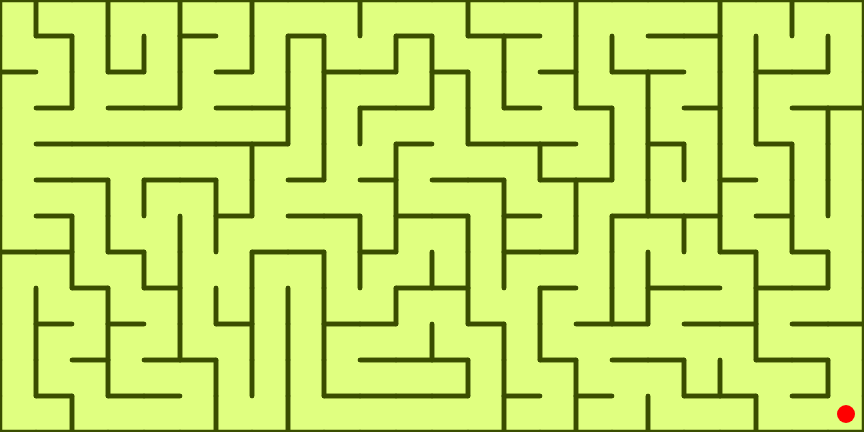
Frame 1 (no input)
Frame 60 (no input): identical to frame 1, image omitted
Frame 120 (the mouse pressed at the canvas centre since frame 60): identical to frame 1, image omitted

The p5.js sketch that drew this single still picture (run headless with seeded random() and noise() and a simulated clock; from frame 60 on, the mouse is pressed at the canvas centre):

// p5.js sketch
// ── sketch.js
var cellStack = [0];
var cols = 24;
var rows = 12;
var cellWidth = 36;
var cells = [];
var currentCell = 0;
var wallWidth = 4;

var playerPos = 0;
var posHistory = [0];

var KEY_D = 68;
var KEY_A = 65;
var KEY_W = 87;
var KEY_S = 83;

var BG_COLOR = 255;
var WALL_COLOR = 0;
var TRACK_COLOR = 200;
var TARGET_COLOR = 0;

var mg;
var pg;

function randomizeColors() {
  var hue = random(360);

  BG_COLOR = color(hue, 50, 100);
  TRACK_COLOR = color(hue, 80, 90);
  WALL_COLOR = color(hue, 100, 30);
}

function setup() {
  // dynamic fullscreen setup
  // createCanvas(window.innerWidth,window.innerHeight);
  // cols=Math.floor(width / cellWidth);
  // rows=Math.floor(height / cellWidth);

  // fixed size setup
  colorMode(HSB);
  var w = cols * cellWidth;
  var h = rows * cellWidth;

  randomizeColors();
  TARGET_COLOR = color(0, 100, 100);

  createCanvas(w, h);
  pixelDensity(1);
  mg = createGraphics(w, h);
  pg = createGraphics(w, h);

  wallWidth = cellWidth / 8;

  generateMaze();
  updatePlayerGraphics();
}

function draw() {
  image(mg, 0, 0);
  image(pg, 0, 0);

  if (keyIsPressed) {
    updatePlayerGraphics();
  }
}

function keyReleased() {
  triggeredBefore = 0;
}

function keyPressed() {
  updatePlayerGraphics();
}
var triggeredBefore;
function updatePlayerGraphics() {
  if (triggeredBefore > millis() - 150) return;

  triggeredBefore = millis();

  var px = getX(playerPos);
  var py = getY(playerPos);
  if (
    py > 0 &&
    (keyIsDown(UP_ARROW) || keyIsDown(KEY_W)) &&
    cells[playerPos].walls[0] == false
  ) {
    py -= 1;
  } else if (
    py < rows - 1 &&
    (keyIsDown(DOWN_ARROW) || keyIsDown(KEY_S)) &&
    cells[playerPos].walls[2] == false
  ) {
    py += 1;
  } else if (
    px < cols - 1 &&
    (keyIsDown(RIGHT_ARROW) || keyIsDown(KEY_D)) &&
    cells[playerPos].walls[1] == false
  ) {
    px += 1;
  } else if (
    px > 0 &&
    (keyIsDown(LEFT_ARROW) || keyIsDown(KEY_A)) &&
    cells[playerPos].walls[3] == false
  ) {
    px -= 1;
  }
  var newPos = getIndex(px, py);

  if (newPos !== playerPos) {
    playerPos = newPos;
    posHistory.push(newPos);

    if (cells[playerPos].type == "end") {
      setTimeout(function () {
        generateMaze();
      }, 300);
    }
  }

  var drawX = px * cellWidth + cellWidth / 2;
  var drawY = py * cellWidth + cellWidth / 2;

  pg.clear();

  for (var i = 0; i < posHistory.length - 1; i++) {
    pg.strokeWeight(cellWidth / 3);
    pg.stroke(TRACK_COLOR);

    var i1 = posHistory[i];
    var x1 = getX(i1) * cellWidth + cellWidth / 2;
    var y1 = getY(i1) * cellWidth + cellWidth / 2;
    var i2 = posHistory[i + 1];
    var x2 = getX(i2) * cellWidth + cellWidth / 2;
    var y2 = getY(i2) * cellWidth + cellWidth / 2;
    pg.line(x1, y1, x2, y2);
  }
  pg.strokeWeight(2);
  pg.fill(0, 255, 0);
  pg.stroke(10, 60, 10);
  pg.ellipse(drawX, drawY, cellWidth / 2);
}

function getIndex(x, y) {
  return x + y * cols;
}
function getX(i) {
  return i % cols;
}
function getY(i) {
  return Math.floor(i / cols);
}

function generateMaze() {
  playerPos = 0;
  triggeredBefore = null;
  posHistory = [0];
  randomizeColors();
  mg.clear();
  cells = [];
  currentCell = 0;
  for (var y = 0; y < rows; y++) {
    for (var x = 0; x < cols; x++) {
      var type = "default";
      if (x == 0 && y == 0) {
        type = "start";
      }
      if (x == cols - 1 && y == rows - 1) {
        type = "end";
      }
      cells.push(new Cell(x, y, cellWidth / 2, type));
    }
  }
  var countSteps = 0;
  while (typeof currentCell !== "undefined") {
    countSteps++;
    currentCell = generateMazeStep();
  }

  //console.log("MAZE GENERATED IN " + countSteps + " STEPS.");

  mg.background(BG_COLOR);
  for (var i = 0; i < cells.length; i++) {
    cells[i].draw();
  }

  updatePlayerGraphics();
}
function generateMazeStep() {
  var cc = cells[currentCell];
  cc.visited = true;
  var nextCell = selectUnvisitedNeighbor(currentCell);

  if (typeof nextCell !== "undefined") {
    cellStack.push(nextCell);
    var nc = cells[nextCell];

    nc.visited = true;
    nc.removeWallBetween(cc);
  } else {
    nextCell = cellStack.shift();
  }
  return nextCell;
}
function selectUnvisitedNeighbor(ci) {
  var neighbors = [];
  var x = getX(ci);
  var y = getY(ci);
  if (x > 0) {
    var i = getIndex(x - 1, y);
    if (!cells[i].visited) {
      neighbors.push(i);
    }
  }
  if (x < cols - 1) {
    var i = getIndex(x + 1, y);
    if (!cells[i].visited) {
      neighbors.push(i);
    }
  }

  if (y > 0) {
    var i = getIndex(x, y - 1);
    if (!cells[i].visited) {
      neighbors.push(i);
    }
  }
  if (y < rows - 1) {
    var i = getIndex(x, y + 1);
    if (!cells[i].visited) {
      neighbors.push(i);
    }
  }
  //console.log("neighbors of " + getX(currentCell) + ":" + getY(currentCell));
  //console.log(neighbors);

  return random(neighbors);
}

function Cell(x, y, r, type) {
  this.x = x;
  this.y = y;
  this.r = r;
  this.walls = [true, true, true, true];
  this.visited = false;
  this.type = type || "default";
}
Cell.prototype.draw = function () {
  var x1 = this.x * cellWidth;
  var y1 = this.y * cellWidth;
  var x2 = x1 + this.r * 2;
  var y2 = y1 + this.r * 2;

  mg.noFill();
  mg.stroke(WALL_COLOR);
  mg.strokeWeight(wallWidth);

  if (this.walls[0]) {
    // top
    mg.line(x1, y1, x2, y1);
  }
  if (this.walls[1]) {
    // right
    mg.line(x2, y1, x2, y2);
  }
  if (this.walls[2]) {
    //bottom
    mg.line(x1, y2, x2, y2);
  }
  if (this.walls[3]) {
    //left
    mg.line(x1, y1, x1, y2);
  }

  if (this.type == "end") {
    mg.noStroke();
    mg.fill(TARGET_COLOR);
    mg.ellipse(x1 + cellWidth / 2, y1 + cellWidth / 2, cellWidth / 2);
  }
};
Cell.prototype.removeWallBetween = function (other) {
  var dx = this.x - other.x;
  var dy = this.y - other.y;
  if (dx == 1 && dy == 0) {
    // remove left wall
    this.walls[3] = false;
    other.walls[1] = false;
  } else if (dx == -1 && dy == 0) {
    // remove right wall
    this.walls[1] = false;
    other.walls[3] = false;
  } else if (dy == 1 && dx == 0) {
    // remove bottom wall
    this.walls[0] = false;
    other.walls[2] = false;
  } else if (dy == -1 && dx == 0) {
    // remove top wall
    this.walls[2] = false;
    other.walls[0] = false;
  }
};

/*function solveMaze(startIndex, endIndex) {
  var visitedCells = [];
  var c = cells[startIndex];
  
  var currentIndex = startIndex;
  visitedCells.push(startIndex);
  
  var visitNeighbors = [];
  if (c.walls[0] === false && visitedCells.indexOf(currentIndex - cols) === -1 && c.y > 0) {
    visitNeighbors.push(currentIndex - cols);
  } else if (c.walls[1] === false && visitedCells.indexOf(currentIndex + 1) === -1 && c.x < col - 1) {
    visitNeighbors.push(currentIndex + 1);
  } else if (c.walls[2] === false && visitedCells.indexOf(currentIndex + cols) === -1 && c.y < rows - 1) {
    visitNeighbors.push(currentIndex + cols);
  } else if (c.walls[3] === false && visitedCells.indexOf(currentIndex - 1)) === -1 && c.x > 0) {
    visitNeighbors.push(currentIndex - 1);
  }
  
  if (visitNeighbors.length === 0) {
    console.log("dead end");
    return;
  }
  
}*/
var wasHere = [];
var correctPath = [];
function solveMaze(fromX, fromY, toX, toY) {
  for (var x = 0; x < cols; x++)
    for (var y = 0; y < rows; y++) {
      wasHere[getIndex(x, y)] = false;
    }
  correctPath = recursiveSolve([], fromX, fromY, toX, toY);
  return correctPath;
}

function recursiveSolve(pathHistory, x, y, endX, endY) {
  var ci = getIndex(x, y);
  if (wasHere[ci]) return false;
  if (x == endX && y == endY) return pathHistory;
  pathHistory.push(ci);
  wasHere[ci] = true;
  // left
  if (x > 0 && cells[getIndex(x, y)].walls[3] === false) {
    var path = recursiveSolve(pathHistory.slice(), x - 1, y, endX, endY);
    if (path) {
      return path;
    }
  }
  // right
  if (x < cols - 1 && cells[getIndex(x, y)].walls[1] === false) {
    var path = recursiveSolve(pathHistory.slice(), x + 1, y, endX, endY);
    if (path) {
      return path;
    }
  }
  // top
  if (y > 0 && cells[getIndex(x, y)].walls[0] === false) {
    var path = recursiveSolve(pathHistory.slice(), x, y - 1, endX, endY);
    if (path) {
      // Recalls method one up
      return path;
    }
  }
  // bottom
  if (y < rows - 1 && cells[getIndex(x, y)].walls[2] === false) {
    var path = recursiveSolve(pathHistory.slice(), x, y + 1, endX, endY);
    if (path) {
      // Recalls method one down
      return path;
    }
  }
  return false;
}
